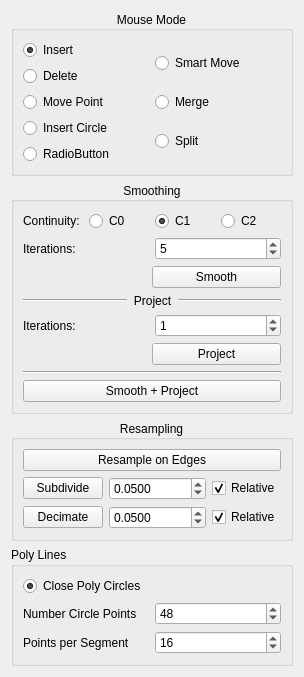
<?xml version="1.0" encoding="UTF-8"?>
<ui version="4.0">
 <class>PolyLineToolbar</class>
 <widget class="QWidget" name="PolyLineToolbar">
  <property name="sizePolicy">
   <sizepolicy hsizetype="MinimumExpanding" vsizetype="MinimumExpanding">
    <horstretch>0</horstretch>
    <verstretch>0</verstretch>
   </sizepolicy>
  </property>
  <property name="maximumSize">
   <size>
    <width>16777215</width>
    <height>16777215</height>
   </size>
  </property>
  <property name="windowTitle">
   <string>Form</string>
  </property>
  <layout class="QVBoxLayout" name="verticalLayout_2">
   <item>
    <widget class="QGroupBox" name="groupBox">
     <property name="sizePolicy">
      <sizepolicy hsizetype="Preferred" vsizetype="Preferred">
       <horstretch>0</horstretch>
       <verstretch>0</verstretch>
      </sizepolicy>
     </property>
     <property name="title">
      <string>Mouse Mode</string>
     </property>
     <property name="alignment">
      <set>Qt::AlignCenter</set>
     </property>
     <layout class="QHBoxLayout">
      <item>
       <layout class="QVBoxLayout">
        <item>
         <widget class="QRadioButton" name="rb_insert">
          <property name="toolTip">
           <string>Insert a new Polyline</string>
          </property>
          <property name="statusTip">
           <string>Insert a new Polyline</string>
          </property>
          <property name="text">
           <string>Insert</string>
          </property>
          <property name="checked">
           <bool>true</bool>
          </property>
         </widget>
        </item>
        <item>
         <widget class="QRadioButton" name="rb_delete">
          <property name="toolTip">
           <string>Delete a Polyline</string>
          </property>
          <property name="statusTip">
           <string>Delete a Polyline</string>
          </property>
          <property name="text">
           <string>Delete</string>
          </property>
         </widget>
        </item>
        <item>
         <widget class="QRadioButton" name="rb_move">
          <property name="toolTip">
           <string>Move a Point of a Polyline while keeping all others fixed</string>
          </property>
          <property name="statusTip">
           <string>Move a Point of a Polyline while keeping all others fixed</string>
          </property>
          <property name="text">
           <string>Move Point</string>
          </property>
         </widget>
        </item>
        <item>
         <widget class="QRadioButton" name="rb_InsertCircle">
          <property name="text">
           <string>Insert Circle</string>
          </property>
         </widget>
        </item>
        <item>
         <widget class="QRadioButton" name="rb_InsertSpline">
          <property name="text">
           <string>RadioButton</string>
          </property>
         </widget>
        </item>
       </layout>
      </item>
      <item>
       <layout class="QVBoxLayout">
        <item>
         <widget class="QRadioButton" name="rb_smart_move">
          <property name="toolTip">
           <string>Move Points of a Polyline</string>
          </property>
          <property name="statusTip">
           <string>Move Points of a Polyline</string>
          </property>
          <property name="text">
           <string>Smart Move</string>
          </property>
         </widget>
        </item>
        <item>
         <widget class="QRadioButton" name="rb_merge">
          <property name="toolTip">
           <string>Merge two Polylines</string>
          </property>
          <property name="statusTip">
           <string>Merge two Polylines</string>
          </property>
          <property name="text">
           <string>Merge</string>
          </property>
         </widget>
        </item>
        <item>
         <widget class="QRadioButton" name="rb_split">
          <property name="toolTip">
           <string>Split a Polyline</string>
          </property>
          <property name="statusTip">
           <string>Split a Polyline</string>
          </property>
          <property name="text">
           <string>Split</string>
          </property>
         </widget>
        </item>
       </layout>
      </item>
     </layout>
    </widget>
   </item>
   <item>
    <widget class="QGroupBox" name="groupBox_2">
     <property name="title">
      <string>Smoothing</string>
     </property>
     <property name="alignment">
      <set>Qt::AlignCenter</set>
     </property>
     <layout class="QVBoxLayout" name="verticalLayout">
      <item>
       <layout class="QHBoxLayout">
        <item>
         <widget class="QLabel" name="label">
          <property name="text">
           <string>Continuity:</string>
          </property>
         </widget>
        </item>
        <item>
         <widget class="QRadioButton" name="rb_smooth_c0">
          <property name="toolTip">
           <string>C0 continuity</string>
          </property>
          <property name="statusTip">
           <string>C0 continuity</string>
          </property>
          <property name="text">
           <string>C0</string>
          </property>
          <property name="checked">
           <bool>false</bool>
          </property>
         </widget>
        </item>
        <item>
         <widget class="QRadioButton" name="rb_smooth_c1">
          <property name="toolTip">
           <string>C1 continuity</string>
          </property>
          <property name="statusTip">
           <string>C1 continuity</string>
          </property>
          <property name="text">
           <string>C1</string>
          </property>
          <property name="checked">
           <bool>true</bool>
          </property>
         </widget>
        </item>
        <item>
         <widget class="QRadioButton" name="rb_smooth_c2">
          <property name="toolTip">
           <string>C2 continuity</string>
          </property>
          <property name="statusTip">
           <string>C2 continuity</string>
          </property>
          <property name="text">
           <string>C2</string>
          </property>
         </widget>
        </item>
       </layout>
      </item>
      <item>
       <layout class="QHBoxLayout" name="horizontalLayout_3">
        <item>
         <widget class="QLabel" name="label_2">
          <property name="text">
           <string>Iterations:</string>
          </property>
         </widget>
        </item>
        <item>
         <widget class="QSpinBox" name="sb_smooth_iter">
          <property name="toolTip">
           <string>Smoothing Iterations</string>
          </property>
          <property name="statusTip">
           <string>Smoothing Iterations</string>
          </property>
          <property name="maximum">
           <number>9999</number>
          </property>
          <property name="value">
           <number>5</number>
          </property>
         </widget>
        </item>
       </layout>
      </item>
      <item>
       <layout class="QHBoxLayout" name="horizontalLayout_5">
        <item>
         <spacer name="horizontalSpacer">
          <property name="orientation">
           <enum>Qt::Horizontal</enum>
          </property>
          <property name="sizeHint" stdset="0">
           <size>
            <width>40</width>
            <height>20</height>
           </size>
          </property>
         </spacer>
        </item>
        <item>
         <widget class="QPushButton" name="pb_smooth">
          <property name="sizePolicy">
           <sizepolicy hsizetype="MinimumExpanding" vsizetype="Fixed">
            <horstretch>0</horstretch>
            <verstretch>0</verstretch>
           </sizepolicy>
          </property>
          <property name="toolTip">
           <string>Smooth the target polyline</string>
          </property>
          <property name="statusTip">
           <string>Smooth the target polyline</string>
          </property>
          <property name="text">
           <string>Smooth</string>
          </property>
         </widget>
        </item>
       </layout>
      </item>
      <item>
       <layout class="QHBoxLayout" name="horizontalLayout_2">
        <item>
         <widget class="Line" name="line_4">
          <property name="sizePolicy">
           <sizepolicy hsizetype="MinimumExpanding" vsizetype="Fixed">
            <horstretch>0</horstretch>
            <verstretch>0</verstretch>
           </sizepolicy>
          </property>
          <property name="orientation">
           <enum>Qt::Horizontal</enum>
          </property>
         </widget>
        </item>
        <item>
         <widget class="QLabel" name="label_4">
          <property name="text">
           <string>Project</string>
          </property>
          <property name="alignment">
           <set>Qt::AlignCenter</set>
          </property>
         </widget>
        </item>
        <item>
         <widget class="Line" name="line_5">
          <property name="sizePolicy">
           <sizepolicy hsizetype="MinimumExpanding" vsizetype="Fixed">
            <horstretch>0</horstretch>
            <verstretch>0</verstretch>
           </sizepolicy>
          </property>
          <property name="orientation">
           <enum>Qt::Horizontal</enum>
          </property>
         </widget>
        </item>
       </layout>
      </item>
      <item>
       <layout class="QHBoxLayout" name="horizontalLayout_4">
        <item>
         <widget class="QLabel" name="label_5">
          <property name="text">
           <string>Iterations:</string>
          </property>
         </widget>
        </item>
        <item>
         <widget class="QSpinBox" name="sb_smooth_project_iter">
          <property name="toolTip">
           <string>Projection Iterations</string>
          </property>
          <property name="statusTip">
           <string>Projection Iterations</string>
          </property>
          <property name="maximum">
           <number>9999</number>
          </property>
          <property name="value">
           <number>1</number>
          </property>
         </widget>
        </item>
       </layout>
      </item>
      <item>
       <layout class="QHBoxLayout" name="horizontalLayout_6">
        <item>
         <spacer name="horizontalSpacer_2">
          <property name="orientation">
           <enum>Qt::Horizontal</enum>
          </property>
          <property name="sizeHint" stdset="0">
           <size>
            <width>40</width>
            <height>20</height>
           </size>
          </property>
         </spacer>
        </item>
        <item>
         <widget class="QPushButton" name="pb_project">
          <property name="sizePolicy">
           <sizepolicy hsizetype="MinimumExpanding" vsizetype="Fixed">
            <horstretch>0</horstretch>
            <verstretch>0</verstretch>
           </sizepolicy>
          </property>
          <property name="toolTip">
           <string>Project the Polyline onto the object</string>
          </property>
          <property name="statusTip">
           <string>Project the Polyline onto the object</string>
          </property>
          <property name="text">
           <string>Project</string>
          </property>
         </widget>
        </item>
       </layout>
      </item>
      <item>
       <widget class="Line" name="line">
        <property name="orientation">
         <enum>Qt::Horizontal</enum>
        </property>
       </widget>
      </item>
      <item>
       <widget class="QPushButton" name="pb_smooth_project">
        <property name="toolTip">
         <string>Smooth the Polyline and project onto the object</string>
        </property>
        <property name="statusTip">
         <string>Smooth the Polyline and project onto the object</string>
        </property>
        <property name="text">
         <string>Smooth + Project</string>
        </property>
       </widget>
      </item>
     </layout>
    </widget>
   </item>
   <item>
    <widget class="QGroupBox" name="groupBox_3">
     <property name="title">
      <string>Resampling</string>
     </property>
     <property name="alignment">
      <set>Qt::AlignCenter</set>
     </property>
     <layout class="QVBoxLayout">
      <item>
       <widget class="QPushButton" name="pb_resample_on_edges">
        <property name="toolTip">
         <string>Resample on edges</string>
        </property>
        <property name="statusTip">
         <string>Resample on edges</string>
        </property>
        <property name="text">
         <string>Resample on Edges</string>
        </property>
       </widget>
      </item>
      <item>
       <layout class="QGridLayout" name="gridLayout">
        <item row="0" column="1">
         <widget class="QDoubleSpinBox" name="dsb_subdivide">
          <property name="toolTip">
           <string>Absolute segment length</string>
          </property>
          <property name="statusTip">
           <string>Absolute segment length</string>
          </property>
          <property name="decimals">
           <number>4</number>
          </property>
          <property name="maximum">
           <double>99999999.989999994635582</double>
          </property>
          <property name="singleStep">
           <double>0.010000000000000</double>
          </property>
          <property name="value">
           <double>0.050000000000000</double>
          </property>
         </widget>
        </item>
        <item row="1" column="1">
         <widget class="QDoubleSpinBox" name="dsb_decimate">
          <property name="toolTip">
           <string>Absolute segment length</string>
          </property>
          <property name="statusTip">
           <string>Absolute segment length</string>
          </property>
          <property name="decimals">
           <number>4</number>
          </property>
          <property name="maximum">
           <double>9999999.990000000223517</double>
          </property>
          <property name="singleStep">
           <double>0.010000000000000</double>
          </property>
          <property name="value">
           <double>0.050000000000000</double>
          </property>
         </widget>
        </item>
        <item row="1" column="0">
         <widget class="QPushButton" name="pb_decimate">
          <property name="toolTip">
           <string>Decimate the target polyline</string>
          </property>
          <property name="statusTip">
           <string>Decimate the target polyline</string>
          </property>
          <property name="text">
           <string>Decimate</string>
          </property>
         </widget>
        </item>
        <item row="0" column="0">
         <widget class="QPushButton" name="pb_subdivide">
          <property name="toolTip">
           <string>Subdivide the target polyline</string>
          </property>
          <property name="statusTip">
           <string>Subdivide the target polyline</string>
          </property>
          <property name="text">
           <string>Subdivide</string>
          </property>
         </widget>
        </item>
        <item row="0" column="2">
         <widget class="QCheckBox" name="subdivide_relative">
          <property name="toolTip">
           <string>If this option is checked, interpret value as relative portion of the absolute line segment's length. If this option is unchecked, the current relative value is automatically converted to the corresponding absolute length. If this option is re-checked, the current absolute value is converted to the corresponding relative portion.</string>
          </property>
          <property name="text">
           <string>Relative</string>
          </property>
          <property name="checked">
           <bool>true</bool>
          </property>
         </widget>
        </item>
        <item row="1" column="2">
         <widget class="QCheckBox" name="decimate_relative">
          <property name="toolTip">
           <string>If this option is checked, interpret value as relative portion of the absolute line segment's length. If this option is unchecked, the current relative value is automatically converted to the corresponding absolute length. If this option is re-checked, the current absolute value is converted to the corresponding relative portion.</string>
          </property>
          <property name="text">
           <string>Relative</string>
          </property>
          <property name="checked">
           <bool>true</bool>
          </property>
         </widget>
        </item>
       </layout>
      </item>
     </layout>
    </widget>
   </item>
   <item>
    <widget class="QGroupBox" name="groupBox_4">
     <property name="title">
      <string>Poly Lines</string>
     </property>
     <layout class="QVBoxLayout" name="verticalLayout_3">
      <item>
       <widget class="QRadioButton" name="rb_CloseCircle">
        <property name="text">
         <string>Close Poly Circles</string>
        </property>
        <property name="checked">
         <bool>true</bool>
        </property>
       </widget>
      </item>
      <item>
       <layout class="QHBoxLayout" name="horizontalLayout">
        <item>
         <widget class="QLabel" name="label_3">
          <property name="text">
           <string>Number Circle Points</string>
          </property>
         </widget>
        </item>
        <item>
         <widget class="QSpinBox" name="sb_CirclePointNum">
          <property name="value">
           <number>48</number>
          </property>
         </widget>
        </item>
       </layout>
      </item>
      <item>
       <layout class="QHBoxLayout" name="horizontalLayout_7">
        <property name="topMargin">
         <number>0</number>
        </property>
        <item>
         <widget class="QLabel" name="label_6">
          <property name="text">
           <string>Points per Segment</string>
          </property>
         </widget>
        </item>
        <item>
         <widget class="QSpinBox" name="sb_SplineSegNum">
          <property name="value">
           <number>16</number>
          </property>
         </widget>
        </item>
       </layout>
      </item>
     </layout>
    </widget>
   </item>
   <item>
    <spacer name="verticalSpacer">
     <property name="orientation">
      <enum>Qt::Vertical</enum>
     </property>
     <property name="sizeHint" stdset="0">
      <size>
       <width>0</width>
       <height>0</height>
      </size>
     </property>
    </spacer>
   </item>
  </layout>
 </widget>
 <resources/>
 <connections/>
</ui>
